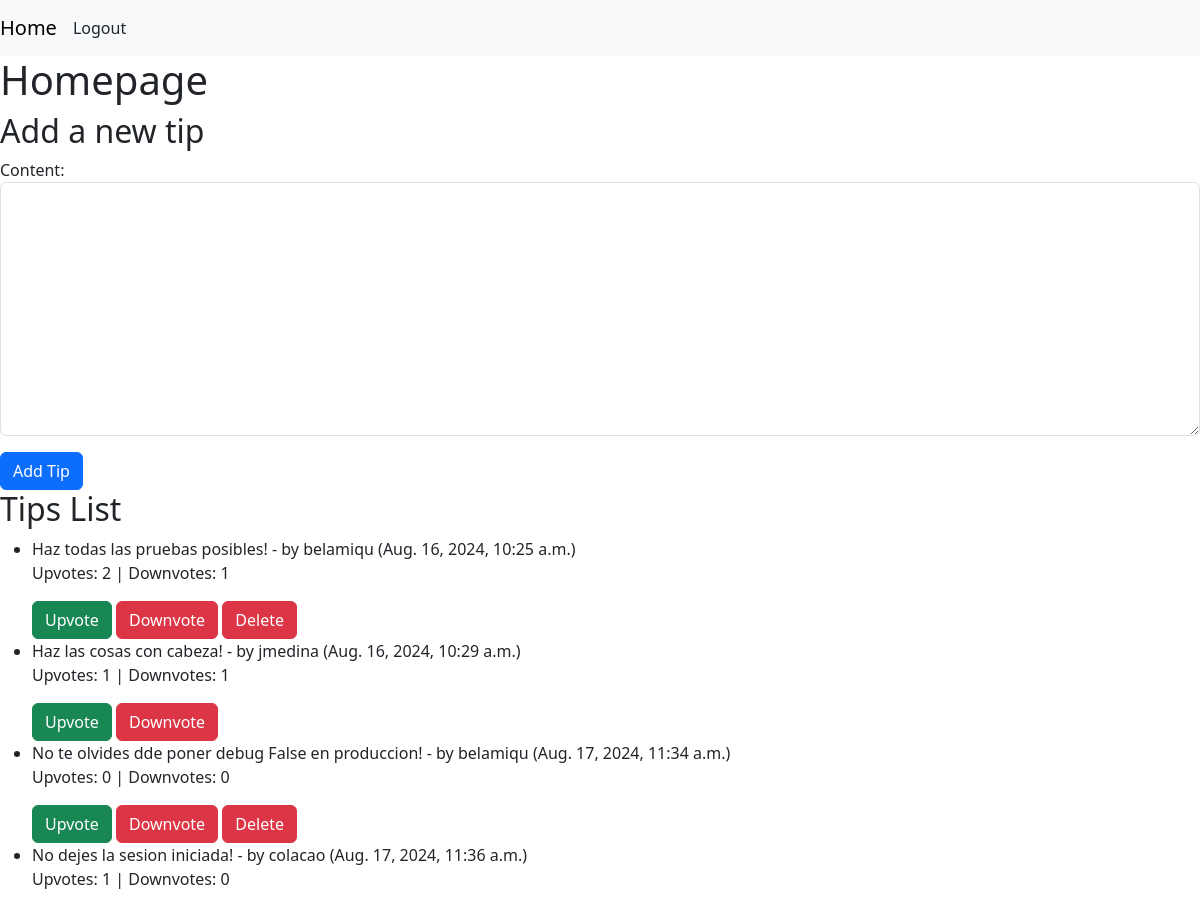
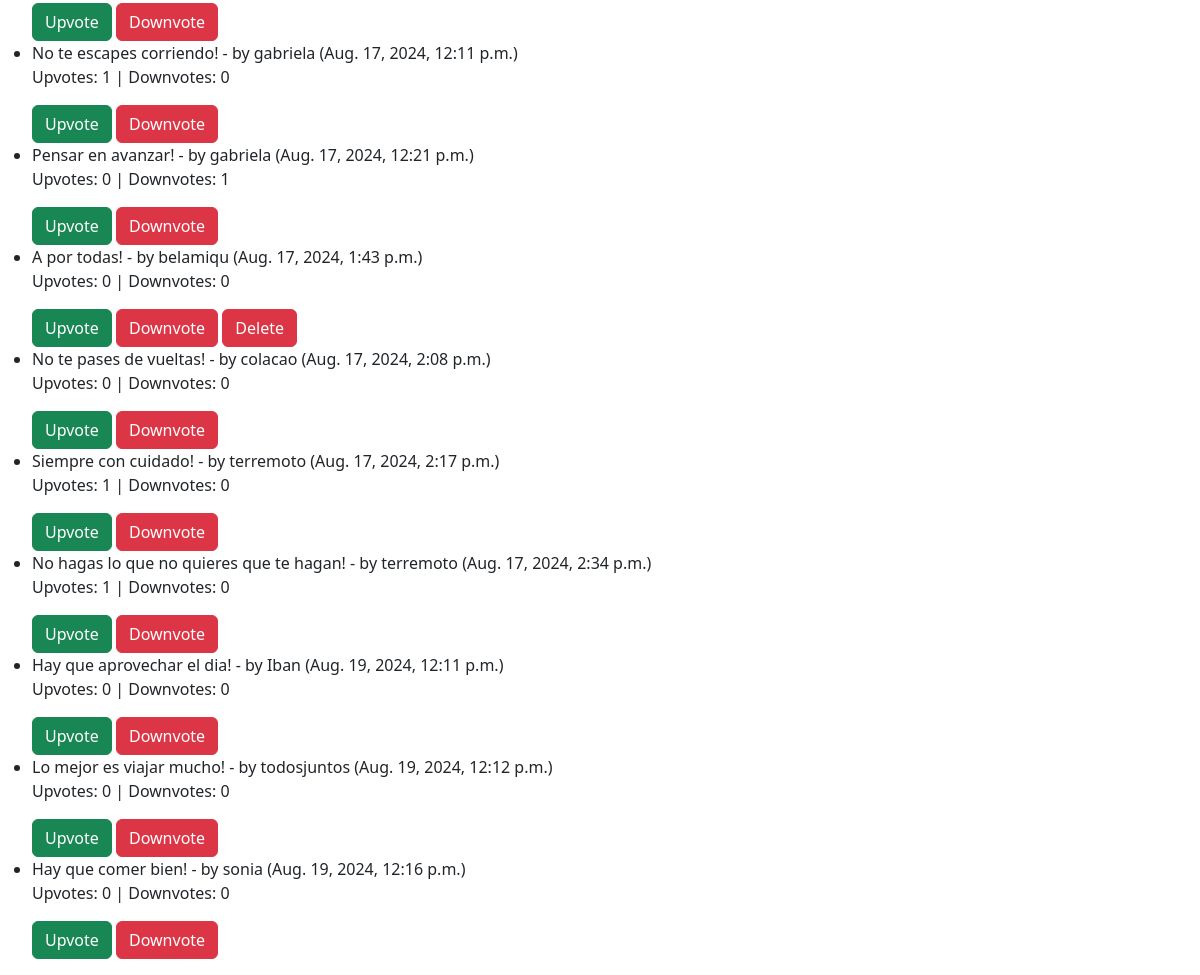
The app's page / (signed in) with its own data (2 pictures, top to bottom).
### ex/models.py (models this page shows, shortened)
class Tip(models.Model):
    content = models.TextField()
    author = models.ForeignKey(AUser, on_delete=models.CASCADE)
    date_created = models.DateTimeField(auto_now_add=True)
    upvotes = models.ManyToManyField(AUser, related_name='upvoted_tips', blank=True)
    downvotes = models.ManyToManyField(AUser, related_name='downvoted_tips', blank=True)
    def upvotes_count(self):
        return self.upvotes.count()
    def downvotes_count(self):
        return self.downvotes.count()

class AUser(AbstractUser):
    pass

### ex/views.py (the view)
# urls.py: path('', homepage, name='homepage'),
def homepage(request):
    if request.method == 'POST':
        if request.user.is_authenticated:
            form = TipForm(request.POST)
            if form.is_valid():
                tip = form.save(commit=False)
                tip.author = request.user
                tip.save()
                return redirect('homepage')
    else:
        form = TipForm()
    tips = Tip.objects.all()
    return render(request, 'ex/homepage.html', {'form': form, 'tips': tips})

### ex/forms.py
class TipForm(forms.ModelForm):
    class Meta:
        model = Tip
        fields = ['content']  # Only the 'content' field is visible in the form
    def __init__(self, *args, **kwargs):
        super(TipForm, self).__init__(*args, **kwargs)
        for field in self.fields.values():
            field.widget.attrs['class'] = 'form-control'

### ex/templates/ex/homepage.html (shortened to what this page needs)
{% extends 'ex/base.html' %}
{% block content %}
    <h1>Homepage</h1>
    {% if user.is_authenticated %}
        <h2>Add a new tip</h2>
        <form method="post" action="{% url 'homepage' %}">
            {{ form.as_p }}
            <button type="submit" class="btn btn-primary">Add Tip</button>
        </form>
    {% endif %}
    <h2>Tips List</h2>
    <ul>
        {% for tip in tips %}
            <li>
                {{ tip.content }} - by {{ tip.author.username }} ({{ tip.date_created }})
                <p>Upvotes: {{ tip.upvotes_count }} | Downvotes: {{ tip.downvotes_count }}</p>
                {% if user.is_authenticated %}
                    <form method="post" action="{% url 'upvote_tip' tip.id %}" style="display:inline;">
                        <button type="submit" class="btn btn-success">Upvote</button>
                    </form>
                    <form method="post" action="{% url 'downvote_tip' tip.id %}" style="display:inline;">
                        <button type="submit" class="btn btn-danger">Downvote</button>
                    </form>
                    {% if user == tip.author %}
                        <form method="post" action="{% url 'delete_tip' tip.id %}" style="display:inline;">
                            <button type="submit" class="btn btn-danger">Delete</button>
                        </form>
                    {% endif %}
                {% endif %}
            </li>
        {% empty %}
            <li>No tips available.</li>
        {% endfor %}
    </ul>
{% endblock %}

### records on screen
Tip: content "Haz todas las pruebas posibles!", author.username "belamiqu", date_created "Aug. 16, 2024, 10:25 a.m.", upvotes_count "2", downvotes_count "1", shows "Delete"
Tip: content "Haz las cosas con cabeza!", author.username "jmedina", date_created "Aug. 16, 2024, 10:29 a.m.", upvotes_count "1", downvotes_count "1"
Tip: content "No te olvides dde poner debug False en produccion!", author.username "belamiqu", date_created "Aug. 17, 2024, 11:34 a.m.", upvotes_count "0", downvotes_count "0", shows "Delete"
Tip: content "No dejes la sesion iniciada!", author.username "colacao", date_created "Aug. 17, 2024, 11:36 a.m.", upvotes_count "1", downvotes_count "0"
Tip: content "No te escapes corriendo!", author.username "gabriela", date_created "Aug. 17, 2024, 12:11 p.m.", upvotes_count "1", downvotes_count "0"
Tip: content "Pensar en avanzar!", author.username "gabriela", date_created "Aug. 17, 2024, 12:21 p.m.", upvotes_count "0", downvotes_count "1"
Tip: content "A por todas!", author.username "belamiqu", date_created "Aug. 17, 2024, 1:43 p.m.", upvotes_count "0", downvotes_count "0", shows "Delete"
Tip: content "No te pases de vueltas!", author.username "colacao", date_created "Aug. 17, 2024, 2:08 p.m.", upvotes_count "0", downvotes_count "0"
Tip: content "Siempre con cuidado!", author.username "terremoto", date_created "Aug. 17, 2024, 2:17 p.m.", upvotes_count "1", downvotes_count "0"
Tip: content "No hagas lo que no quieres que te hagan!", author.username "terremoto", date_created "Aug. 17, 2024, 2:34 p.m.", upvotes_count "1", downvotes_count "0"
Tip: content "Hay que aprovechar el dia!", author.username "Iban", date_created "Aug. 19, 2024, 12:11 p.m.", upvotes_count "0", downvotes_count "0"
Tip: content "Lo mejor es viajar mucho!", author.username "todosjuntos", date_created "Aug. 19, 2024, 12:12 p.m.", upvotes_count "0", downvotes_count "0"
Tip: content "Hay que comer bien!", author.username "sonia", date_created "Aug. 19, 2024, 12:16 p.m.", upvotes_count "0", downvotes_count "0"
